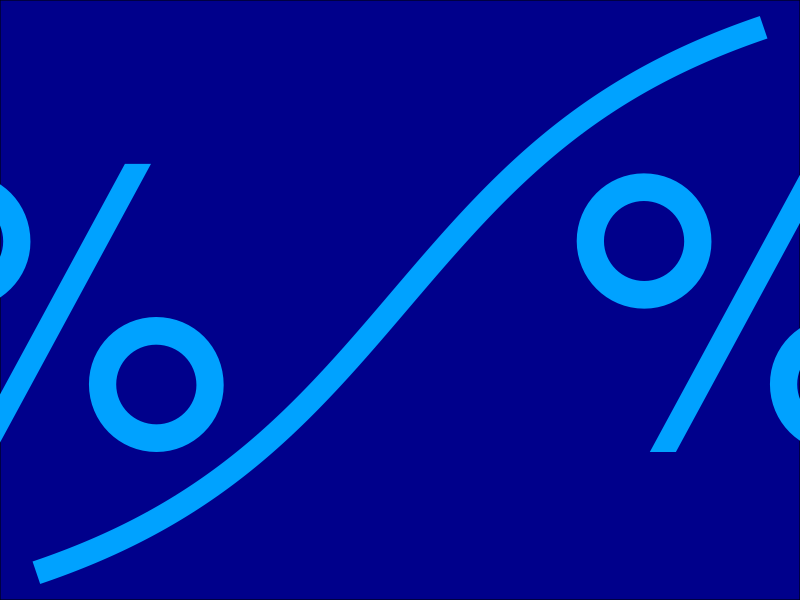
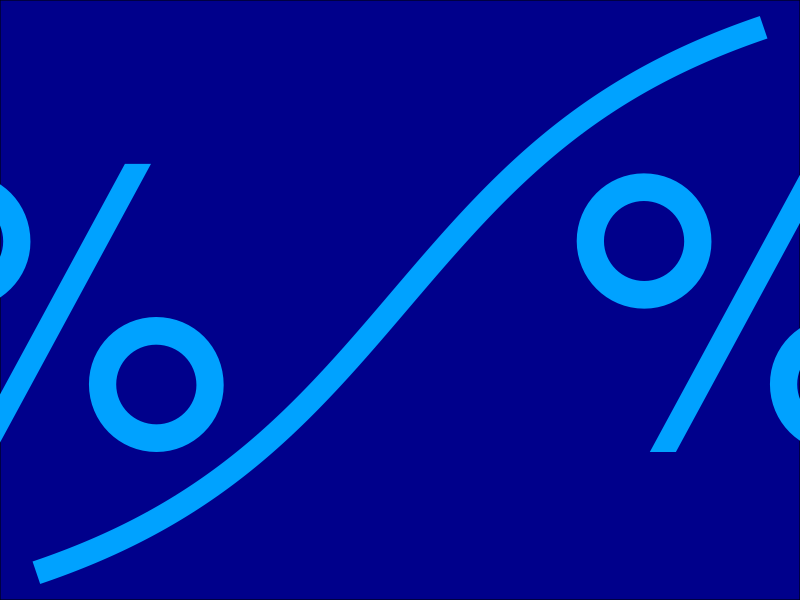

R code for these plots, in order:
setwd("~/Dropbox/insofe/data_viz")
library(tidyverse)

df <- data_frame(x = seq(-pi/2,pi/2,by = 0.01), y = atan(x))
ggplot()+
  geom_text(label = "%   %",aes(x = 0, y = 0,color = "#00A2FF"), size = 100) +
  scale_color_manual(values = "#00A2FF") +
  theme_void() +
  geom_line(data = df, aes(x, y),size = 8,color = "#00A2FF") +
  theme(legend.position = "none",
        plot.background = element_rect(fill = "darkblue")) -> p1

"sirpi.logo.percent.atan.percent.dark_blue_background.pdf" %>% ggsave(p1, width = 11, height = 11, unit = "in")
"sirpi.logo.percent.atan.percent.dark_blue_background.png" %>% ggsave(p1, width = 11, height = 11, unit = "in")
